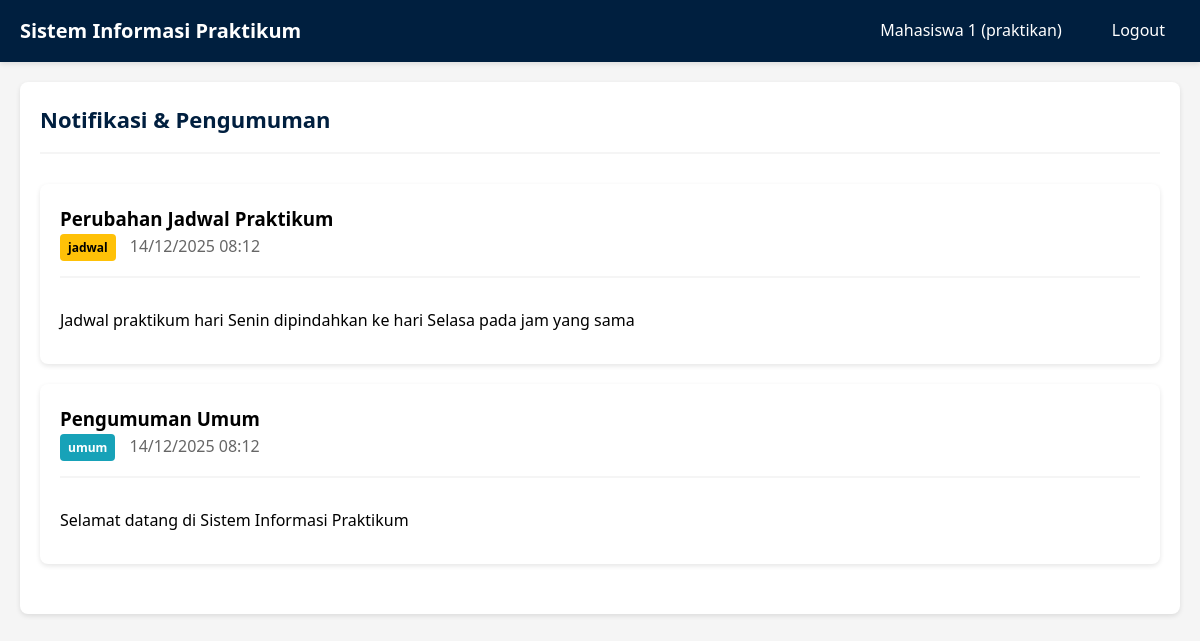
Page /praktikan/notifikasi.php (signed in) on the committed database.
### tables this page shows
CREATE TABLE IF NOT EXISTS notifikasi (
    id INT AUTO_INCREMENT PRIMARY KEY,
    judul VARCHAR(200) NOT NULL,
    isi TEXT NOT NULL,
    tipe ENUM('jadwal', 'umum', 'penting') DEFAULT 'umum',
    created_at TIMESTAMP DEFAULT CURRENT_TIMESTAMP,
    updated_at TIMESTAMP DEFAULT CURRENT_TIMESTAMP ON UPDATE CURRENT_TIMESTAMP
);

### praktikan/notifikasi.php (the view, shortened to what this page needs)
<?php
require_once '../config/database.php';
$notifikasi = $conn->query("
    SELECT * FROM notifikasi
    ORDER BY created_at DESC
");
?>
<!DOCTYPE html>
<html lang="id">
<head>
    <link rel="stylesheet" href="../assets/css/style.css">
</head>
<body>
    <?php include '../includes/navbar.php'; ?>
    <div class="container">
        <div class="card">
            <div class="card-header">
                <h2>Notifikasi & Pengumuman</h2>
            </div>
            <div class="card-body">
                <?php if ($notifikasi->num_rows > 0): ?>
                    <?php while ($n = $notifikasi->fetch_assoc()): ?>
                        <div class="card mb-20">
                            <div class="card-header">
                                <h3><?php echo htmlspecialchars($n['judul']); ?></h3>
                                <p>
                                    <span class="badge badge-<?php echo $n['tipe'] === 'penting' ? 'danger' : ($n['tipe'] === 'jadwal' ? 'warning' : 'info'); ?>">
                                        <?php echo htmlspecialchars($n['tipe']); ?>
                                    </span>
                                    <span style="margin-left: 10px; color: #666;">
                                        <?php echo date('d/m/Y H:i', strtotime($n['created_at'])); ?>
                                    </span>
                                </p>
                            </div>
                            <div class="card-body">
                                <p><?php echo nl2br(htmlspecialchars($n['isi'])); ?></p>
                            </div>
                        </div>
                    <?php endwhile; ?>
                <?php endif; ?>
            </div>
        </div>
    </div>
</body>
</html>

### assets/css/style.css (style rules this page uses)
* { margin: 0; padding: 0; box-sizing: border-box; }
:root { --navy-blue: #001f3f; --navy-blue-light: #003d7a; --navy-blue-dark: #001529; --black: #000000; --white: #ffffff; --gray-light: #f5f5f5; --gray: #cccccc; --gray-dark: #666666; --success: #28a745; --danger: #dc3545; --warning: #ffc107; --info: #17a2b8; }
body { font-family: 'Segoe UI', Tahoma, Geneva, Verdana, sans-serif; background-color: var(--gray-light); color: var(--black); line-height: 1.6; }
.container { max-width: 1200px; margin: 0 auto; padding: 20px; }
.card { background: var(--white); border-radius: 8px; padding: 20px; margin-bottom: 20px; box-shadow: 0 2px 5px rgba(0, 0, 0, 0.1); }
.card-header { border-bottom: 2px solid var(--gray-light); padding-bottom: 15px; margin-bottom: 20px; }
.card-header h2 { color: var(--navy-blue); font-size: 22px; }
.card-body { padding: 10px 0; }
.badge { display: inline-block; padding: 4px 8px; border-radius: 4px; font-size: 12px; font-weight: 600; }
.badge-warning { background-color: var(--warning); color: var(--black); }
.badge-info { background-color: var(--info); color: var(--white); }
.mb-20 { margin-bottom: 20px; }

### rows in the picture
notifikasi: judul "Perubahan Jadwal Praktikum", tipe "jadwal", created_at "14/12/2025 08:12", isi "Jadwal praktikum hari Senin dipindahkan ke hari Selasa pada jam yang sama"
notifikasi: judul "Pengumuman Umum", tipe "umum", created_at "14/12/2025 08:12", isi "Selamat datang di Sistem Informasi Praktikum"

### other values in the picture
$currentUser['nama'] "Mahasiswa 1"
$currentUser['role'] "praktikan"
